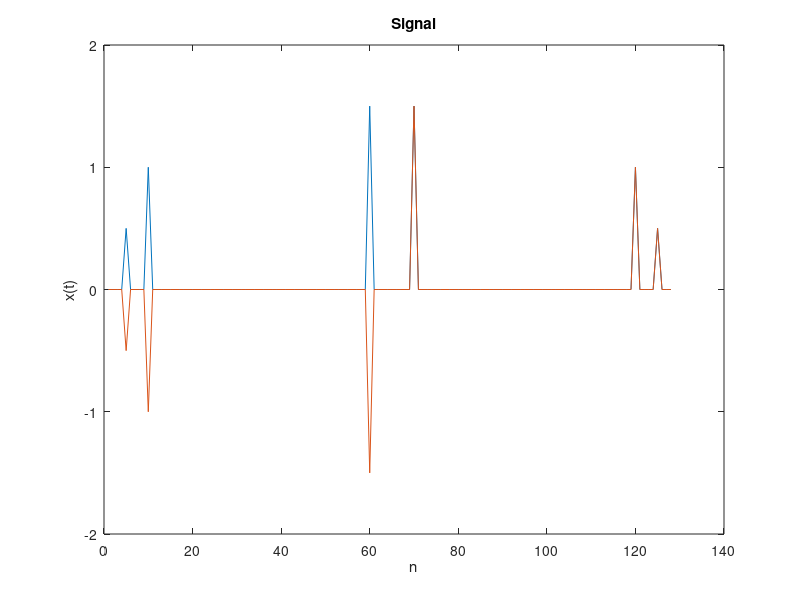
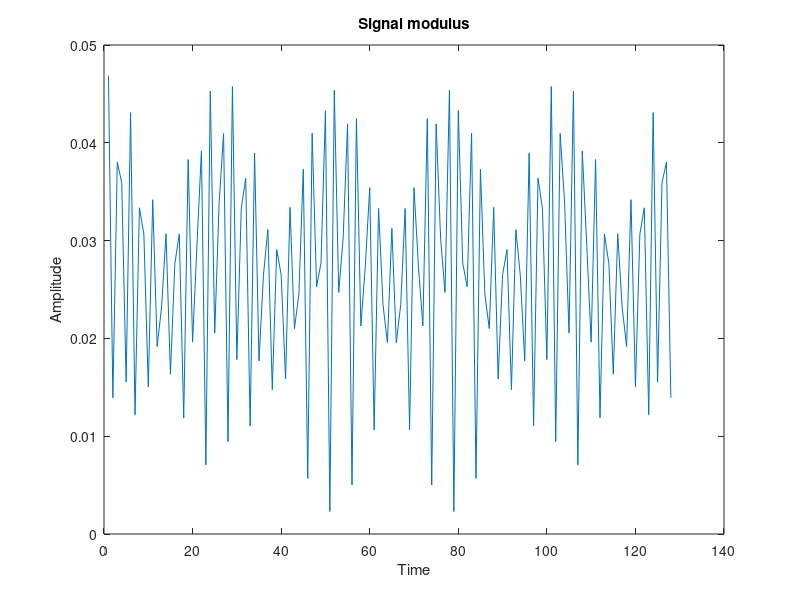

These charts were generated, in order, by the following MATLAB code: (Note: this script raises an error after producing the figures.)
clear; clc; close all;

%% Task 1

SignalSpec = zeros(1, 128);

N = 1:128;

SignalSpec(5) = 1;
SignalSpec(10) = 2;
SignalSpec(60) = 3;

Signal = ifft(SignalSpec, 128);

Signal_re = real(Signal);
Signal_im = imag(Signal);

Signal_re_spec = fft(Signal_re);
Signal_im_spec = fft(Signal_im);
 
figure;
plot(N, Signal_re_spec, N, imag(Signal_im_spec))
xlabel('n'); ylabel('x(t)'); title('Signal');


figure;
plot(N, abs(Signal))
xlabel('Time'); ylabel('Amplitude'); title('Signal modulus');

%% Task 2

SNR = 37;
[NoisedSignal, Noise] = NoiseGenerator(Signal, SNR);

%% Task 3

P_Signal = PowerSignal(Signal);
P_Noise = PowerSignal(Noise);
P_NoisedSignal = PowerSignal(NoisedSignal);

SNR_analyt = 10*log10(P_Signal/P_Noise);

%% Task 4

NoiseSpec = fft(Noise);
NoisedSignalSpec = fft(NoisedSignal);

P_SignalSpec = PowerSignal(SignalSpec) / 128;
P_NoiseSpec = PowerSignal(NoiseSpec) / 128;
P_NoisedSignalSpec = PowerSignal(NoisedSignalSpec) / 128;

if ((P_SignalSpec - P_Signal)/P_Signal < 1e-5) && ((P_Noise - P_NoiseSpec)/P_Noise < 1e-5) && ((P_NoisedSignal - P_NoisedSignalSpec)/P_NoisedSignal < 1e-5)
    fprintf('TRUE\n')
else
    fprintf('FALSE\n')
end

%% Task 5

FilteredNoisedSignal = FilterSignal(NoisedSignal, 15, 55, 1);

%% Task 6

P_FilteredNoisedSignal = PowerSignal(FilteredNoisedSignal);

SNR_noised = 10*log10(P_Signal / P_Noise);
SNR_filtered = 10*log10(P_Signal / PowerSignal(FilteredNoisedSignal - Signal));

Sum = 0;
for itter = 1 : 50
    rng(itter)
    [NoisedSignal_i, Noise_i] = NoiseGenerator(Signal, SNR);
    FilteredNoisedSignal_i = FilterSignal(NoisedSignal_i, 32, 1);
    
    P_NoisedSignal_i = PowerSignal(NoisedSignal_i);
    P_FilteredNoisedSignal_i = PowerSignal(FilteredNoisedSignal_i);
    P_Noise_i = PowerSignal(Noise);

    SNR_noised_i = 10*log10(P_NoisedSignal_i / P_Noise_i);
    SNR_filtered_i = 10*log10(P_FilteredNoisedSignal_i / PowerSignal(FilteredNoisedSignal_i - Signal));

    Sum = Sum + SNR_filtered_i - SNR_noised_i;
end
Average_delta = Sum / itter;

%% Dependence delta ~ SNR

x_SNR = -30 : 29;
delta(1:60) = 0;
for itter = 1 : 60
    rng(SNR)
    [NoisedSignal_i, Noise_i] = NoiseGenerator(Signal, x_SNR(itter));
    FilteredNoisedSignal_i = FilterSignal(NoisedSignal_i, 15, 55, 1);

    P_Noise_i = PowerSignal(Noise_i);

    SNR_noised_i = 10*log10(P_Signal / P_Noise_i);
    SNR_filtered_i = 10*log10(P_Signal / PowerSignal(FilteredNoisedSignal_i - Signal));

    delta(itter) = SNR_filtered_i - SNR_noised_i;
end

figure;
plot(x_SNR, delta);
xlabel('SNR'); ylabel('SNR filtered[i] - SNR noised[i]'); 
title('Dependence delta');

print("Gragh demostrates, that SNR filtered is better than SNR noised");